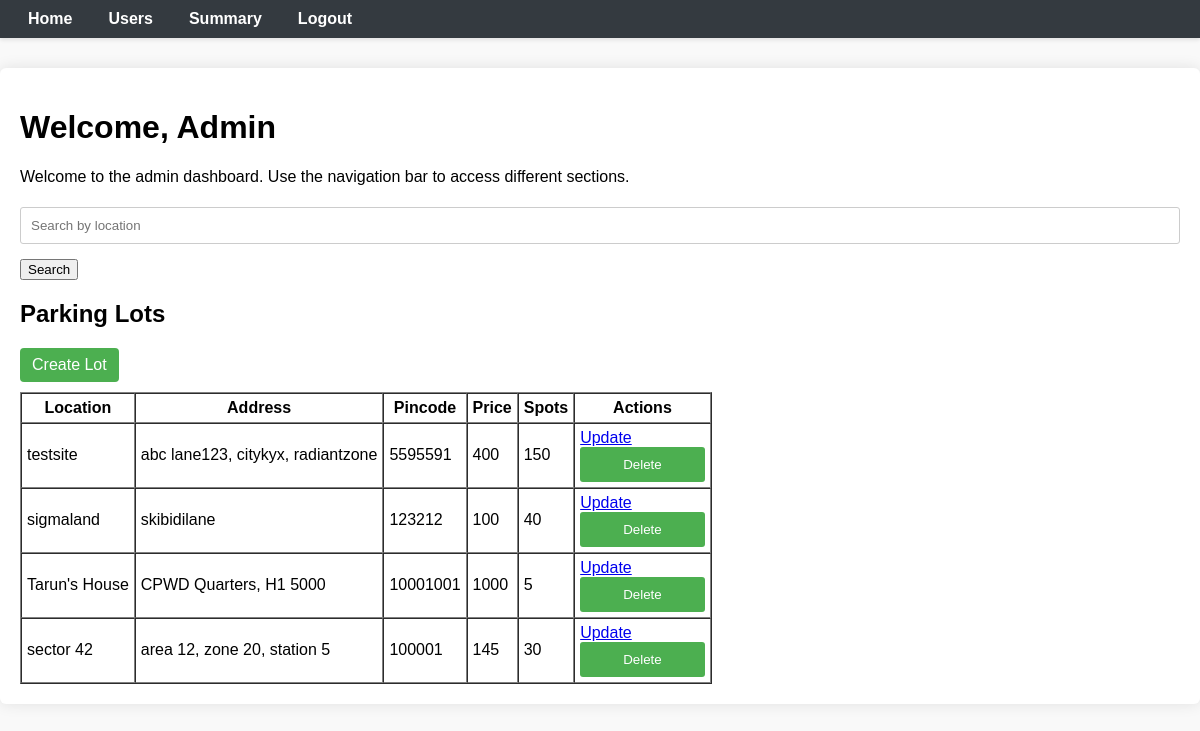
The page /admin/dashboard (signed in) on the database its author committed.
### models.py (models this page shows, shortened)
class parkinglots(db.Model):
    lotid = db.Column(db.Integer, primary_key=True)
    location = db.Column(db.String(120), nullable=False)
    address = db.Column(db.String(255), unique=True, nullable=False)
    pincode = db.Column(db.String(20), nullable=False)
    price = db.Column(db.Integer, nullable=False)
    spots = db.Column(db.Integer, nullable=False)
    slots = db.relationship('slots', backref='lot', lazy=True)

### controllers/admin_controller.py (the view)
@admin_paths.route('/dashboard', methods=['GET', 'POST'])
def admin_dashboard():
    if session.get('fname') != 'Admin':
        return redirect(url_for('auth.login'))
    user = session['fname']
    search_query = request.args.get('search', '')
    if search_query:
        lots = parkinglots.query.filter(parkinglots.location.ilike(f'%{search_query}%')).all()
    else:
        lots = parkinglots.query.all()
    return render_template('admin_dashboard.html', usrname=user, parkinglots=lots, search_query=search_query)

### templates/admin_dashboard.html (shortened to what this page needs)
{% extends "base.html" %}
{% block content %}
<nav class="navbar">
    <div class="navdiv">
        <ul>
            <li><a href="{{ url_for('admin.admin_dashboard') }}">Home</a></li>
            <li><a href="{{ url_for('admin.admin_userview') }}">Users</a></li>
            <li><a href="{{ url_for('admin.admin_summary') }}">Summary</a></li>
            <li><a href="{{ url_for('auth.logout') }}">Logout</a></li>
        </ul>
    </div>
</nav>
<div class="dashboard-content">
    <h1>Welcome, {{usrname}}</h1>
    <p>Welcome to the admin dashboard. Use the navigation bar to access different sections.</p>
    <form method="GET" action="{{ url_for('admin.admin_dashboard') }}">
        <input type="text" name="search" placeholder="Search by location" value="{{ search_query }}">
        <input type="submit" value="Search">
    </form>
    <h2>Parking Lots</h2>
    <a href="{{ url_for('admin.create_lot') }}" style="display:inline-block; margin-bottom: 10px; padding: 8px 12px; background-color: #4CAF50; color: white; text-decoration: none; border-radius: 4px;">Create Lot</a>
    {% if parkinglots %}
    <table border="1" cellpadding="5" cellspacing="0">
        <thead>
            <tr>
                <th>Location</th>
                <th>Address</th>
                <th>Pincode</th>
                <th>Price</th>
                <th>Spots</th>
                <th>Actions</th>
            </tr>
        </thead>
        <tbody>
            {% for lot in parkinglots %}
            <tr>
                <td>{{ lot.location }}</td>
                <td>{{ lot.address }}</td>
                <td>{{ lot.pincode }}</td>
                <td>{{ lot.price }}</td>
                <td>{{ lot.spots }}</td>
                <td>
                    <a href="{{ url_for('admin.update_lot', lotid=lot.lotid) }}">Update</a>
                    <form method="POST" action="{{ url_for('admin.delete_lot', lotid=lot.lotid) }}" style="display:inline;" onsubmit="return confirm('Are you sure you want to delete this parking lot?');">
                        <button type="submit">Delete</button>
                    </form>
                </td>
            </tr>
            {% endfor %}
        </tbody>
    </table>
    {% else %}
    <p>No parking lots found.</p>
    {% endif %}
</div>
{% endblock %}

### static/css/style.css (style rules this page uses)
body { font-family: Arial, sans-serif; background-color: #f9f9f9; margin: 0; padding: 0; }
input[type=text], input[type=password] { width: 100%; padding: 10px; margin: 5px 0 15px 0; border: 1px solid #ccc; border-radius: 3px; box-sizing: border-box; }
button { background-color: #4CAF50; color: white; padding: 10px 15px; border: none; border-radius: 3px; cursor: pointer; width: 100%; }
.navbar { background-color: #343a40; padding: 10px 20px; color: white; box-shadow: 0 2px 4px rgba(0,0,0,0.1); }
.navdiv { max-width: 1200px; margin: 0 auto; display: flex; justify-content: space-between; align-items: center; }
.navdiv ul { list-style-type: none; margin: 0; padding: 0; display: flex; }
.navdiv ul li { margin-right: 20px; }
.navdiv ul li a { color: white; text-decoration: none; font-weight: 600; padding: 6px 8px; border-radius: 4px; transition: background-color 0.3s ease; }
.dashboard-content { max-width: 1200px; margin: 30px auto; background-color: white; padding: 20px; border-radius: 6px; box-shadow: 0 0 15px rgba(0,0,0,0.1); }

### rows shown on the page
parkinglots: location "testsite", address "abc lane123, citykyx, radiantzone", pincode "5595591", price "400", spots "150"
parkinglots: location "sigmaland", address "skibidilane", pincode "123212", price "100", spots "40"
parkinglots: location "Tarun's House", address "CPWD Quarters, H1 5000", pincode "10001001", price "1000", spots "5"
parkinglots: location "sector 42", address "area 12, zone 20, station 5", pincode "100001", price "145", spots "30"

### other values the page prints
{{ usrname }} "Admin"
